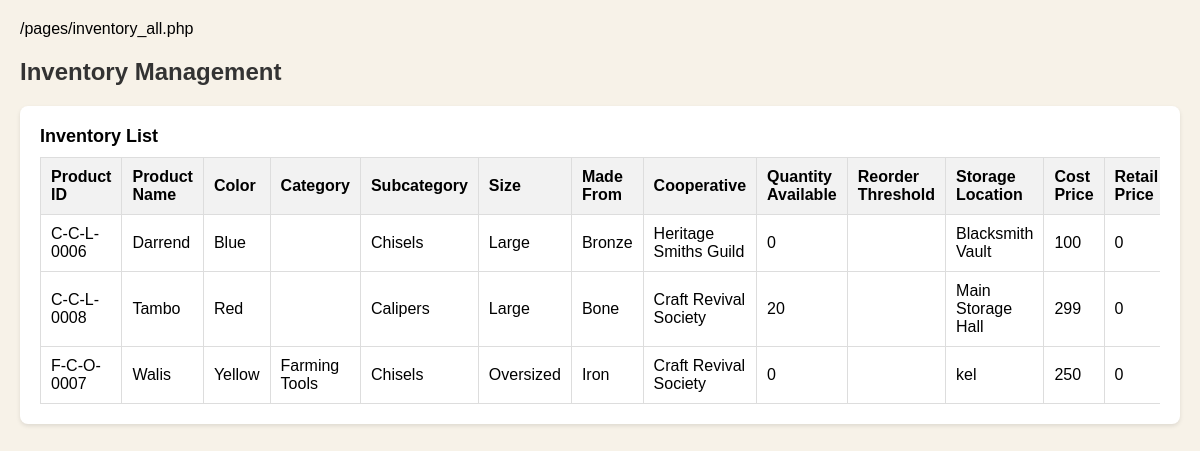
The app's page /pages/inventory_all.php (signed in) with its own data.
### tables this page shows
CREATE TABLE `tblinventory` (
  `inventory_id` int(11) NOT NULL AUTO_INCREMENT,
  `product_id` varchar(128) DEFAULT '',
  `product_name` varchar(128) DEFAULT '',
  `color` varchar(128) DEFAULT '',
  `categoryid` int(11) DEFAULT 0,
  `subcategoryid` int(11) DEFAULT 0,
  `sizesid` int(11) DEFAULT 0,
  `madefromid` int(11) DEFAULT 0,
  `cooperativeid` int(11) DEFAULT 0,
  `qty_available` double DEFAULT 0,
  `reorder_threshold` varchar(128) DEFAULT '',
  `storageid` int(11) DEFAULT 0,
  `cost_price` double DEFAULT 0,
  `retail_price` double DEFAULT 0,
  `unitid` int(11) DEFAULT 0,
  `created_at` timestamp NOT NULL DEFAULT current_timestamp(),
  `current_stock` double DEFAULT 0,
  `current_stock_date` datetime DEFAULT NULL,
  `new_stock` double DEFAULT 0,
  `new_stock_date` datetime DEFAULT NULL,
  `total_stock` double DEFAULT 0,
  PRIMARY KEY (`inventory_id`)
);

CREATE TABLE `tblsubcategory` (
  `subcategoryid` int(11) NOT NULL AUTO_INCREMENT,
  `subcategory` varchar(128) DEFAULT '',
  `is_archived` varchar(128) DEFAULT 'No',
  PRIMARY KEY (`subcategoryid`)
);

CREATE TABLE `tblsizes` (
  `sizesid` int(11) NOT NULL AUTO_INCREMENT,
  `size` varchar(128) DEFAULT '',
  `is_archived` varchar(128) DEFAULT 'No',
  PRIMARY KEY (`sizesid`)
);

CREATE TABLE `tblmadefrom` (
  `madefromid` int(11) NOT NULL AUTO_INCREMENT,
  `madefrom` varchar(128) DEFAULT '',
  `is_archived` varchar(128) DEFAULT 'No',
  PRIMARY KEY (`madefromid`)
);

CREATE TABLE `tblcooperative` (
  `cooperativeid` int(11) NOT NULL AUTO_INCREMENT,
  `cooperative` varchar(128) DEFAULT '',
  `is_archived` varchar(128) DEFAULT 'No',
  PRIMARY KEY (`cooperativeid`)
);

CREATE TABLE `tblstorage` (
  `storageid` int(11) NOT NULL AUTO_INCREMENT,
  `storage` varchar(128) DEFAULT '',
  `is_archived` varchar(128) DEFAULT 'No',
  PRIMARY KEY (`storageid`)
);

CREATE TABLE `tblcategory` (
  `categoryid` int(11) NOT NULL AUTO_INCREMENT,
  `category` varchar(128) DEFAULT '',
  `is_archived` varchar(128) DEFAULT 'No',
  PRIMARY KEY (`categoryid`)
);

### pages/inventory_all.php (the view, shortened to what this page needs)
<?php include('../includes/init.php'); ?>
<h2>Inventory Management</h2>
<div class="container">
    <div class="section-title">Inventory List</div>
    <div class="table-responsive">
        <table>
            <thead>
                <tr>
                    <th>Product ID</th>
                    <th>Product Name</th>
                    <th>Color</th>
                    <th>Category</th>
                    <th>Subcategory</th>
                    <th>Size</th>
                    <th>Made From</th>
                    <th>Cooperative</th>
                    <th>Quantity Available</th>
                    <th>Reorder Threshold</th>
                    <th>Storage Location</th>
                    <th>Cost Price</th>
                    <th>Retail Price</th>
                </tr>
            </thead>
            <tbody>
                <?php
                $query = "
                    SELECT
                        i.product_id,
                        i.product_name,
                        i.color,
                        c.category,
                        sc.subcategory,
                        s.size,
                        mf.madefrom,
                        coop.cooperative,
                        i.qty_available,
                        i.reorder_threshold,
                        st.storage,
                        i.cost_price,
                        i.retail_price,
                        u.unit,
                        i.current_stock,
                        i.new_stock,
                        i.total_stock,
                        i.inventory_id
                    FROM tblinventory i
                    LEFT JOIN tblcategory c ON i.categoryid = c.categoryid
                    LEFT JOIN tblsubcategory sc ON i.subcategoryid = sc.subcategoryid
                    LEFT JOIN tblsizes s ON i.sizesid = s.sizesid
                    LEFT JOIN tblmadefrom mf ON i.madefromid = mf.madefromid
                    LEFT JOIN tblcooperative coop ON i.cooperativeid = coop.cooperativeid
                    LEFT JOIN tblstorage st ON i.storageid = st.storageid
                    LEFT JOIN tblunit u ON i.unitid = u.unitid
                    ORDER BY i.product_name ASC
                ";
                $result = mysqli_query($db_connection, $query);
                while ($row = mysqli_fetch_assoc($result)) {
                    echo "<tr>
                        <td>" . htmlspecialchars($row['product_id']) . "</td>
                        <td>" . htmlspecialchars($row['product_name']) . "</td>
                        <td>" . htmlspecialchars($row['color']) . "</td>
                        <td>" . htmlspecialchars($row['category']) . "</td>
                        <td>" . htmlspecialchars($row['subcategory']) . "</td>
                        <td>" . htmlspecialchars($row['size']) . "</td>
                        <td>" . htmlspecialchars($row['madefrom']) . "</td>
                        <td>" . htmlspecialchars($row['cooperative']) . "</td>
                        <td>" . htmlspecialchars($row['qty_available']) . "</td>
                        <td>" . htmlspecialchars($row['reorder_threshold']) . "</td>
                        <td>" . htmlspecialchars($row['storage']) . "</td>
                        <td>" . htmlspecialchars($row['cost_price']) . "</td>
                        <td>" . htmlspecialchars($row['retail_price']) . "</td>
                        <td>" . htmlspecialchars($row['unit']) . "</td>
                        <td>" . htmlspecialchars($row['current_stock']) . "</td>
                        <td>" . htmlspecialchars($row['new_stock']) . "</td>
                        <td>" . htmlspecialchars($row['total_stock']) . "</td>
                        <td>";
                    echo "</td>
                    </tr>";
                }
                ?>
            </tbody>
        </table>
    </div>
</div>

### pages/inventory_all.php (style rules this page uses)
h2 { color: #333; }
.container { background-color: white; padding: 20px; margin-bottom: 20px; border-radius: 8px; box-shadow: 0 2px 4px rgba(0, 0, 0, 0.1); }
.section-title { font-weight: bold; font-size: 18px; margin-bottom: 10px; }
.table-responsive { overflow-x: auto; -webkit-overflow-scrolling: touch; }
table { width: 100%; border-collapse: collapse; }
th, td { padding: 10px; border: 1px solid #ddd; text-align: left; }
th { background-color: #f2f2f2; }

### records on screen
tblinventory: product "C-C-L-0006", product_name "Darrend", color "Blue", subcategoryid.subcategory "Chisels", sizesid.size "Large", madefromid.madefrom "Bronze", cooperativeid.cooperative "Heritage Smiths Guild", qty_available "0", storageid.storage "Blacksmith Vault", cost_price "100", retail_price "0"
tblinventory: product "C-C-L-0008", product_name "Tambo", color "Red", subcategoryid.subcategory "Calipers", sizesid.size "Large", madefromid.madefrom "Bone", cooperativeid.cooperative "Craft Revival Society", qty_available "20", storageid.storage "Main Storage Hall", cost_price "299", retail_price "0"
tblinventory: product "F-C-O-0007", product_name "Walis", color "Yellow", categoryid.category "Farming Tools", subcategoryid.subcategory "Chisels", sizesid.size "Oversized", madefromid.madefrom "Iron", cooperativeid.cooperative "Craft Revival Society", qty_available "0", storageid.storage "kel", cost_price "250", retail_price "0"
